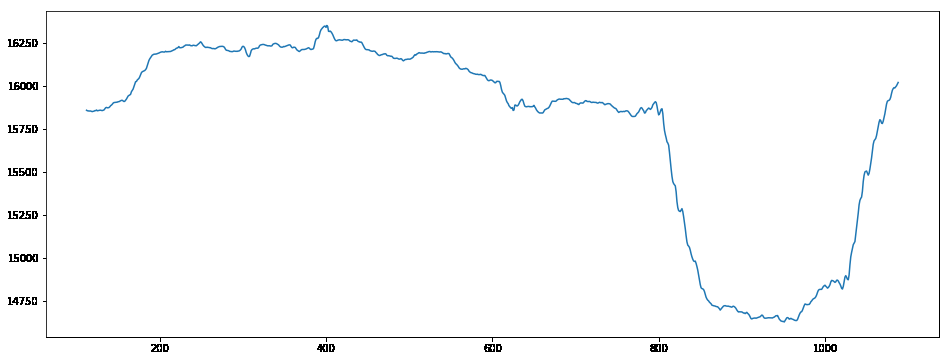
#> input picture Image similarity check/Taxi/asap_taxi.png, 949 x 361 px, given in place of original_taxi.png, which was not available
$ python imagesimilarity.py   (older library calls are emulated)
#> lines starting #> are read from the running program, lines starting #| are printed output that depends on the picture; pictures that were not available may be replaced by others from this repository, and a replacement may not be noted
#from skimage.measure import structural_similarity as ssi
from skimage.measure import compare_ssim
import matplotlib.pyplot as plt
import numpy as np
import cv2

def mse(imageA, imageB):
    # the 'Mean Squared Error' between the two images is the
    # sum of the squared difference between the two images;
    # NOTE: the two images must have the same dimension
    err = np.sum((imageA.astype("float") - imageB.astype("float")) ** 2)
    err /= float(imageA.shape[0] * imageA.shape[1])

    # return the MSE, the lower the error, the more "similar"
    # the two images are
    return err


import numpy
import math
import cv2
def psnr(img1, img2):
    mse = numpy.mean( (img1 - img2) ** 2 )
    if mse == 0:
        return 100
    PIXEL_MAX = 255.0
    return 20 * math.log10(PIXEL_MAX / math.sqrt(mse))


def compare_images(imageA, imageB, title):
    # compute the mean squared error and structural similarity
    # index for the images
    m = mse(imageA, imageB)
    #m =0
    s = compare_ssim(imageA, imageB)
    d = (1 - s)/2.0
    p = psnr(imageA, imageB)
    # setup the figure
    fig = plt.figure(title)
    plt.suptitle("MSE: %.2f, SSIM: %.2f, DSSIM:  %0.2f, PSNR: %0.2f" % (m, s, d,p))
    # show first image
    ax = fig.add_subplot(1, 2, 1)
    plt.imshow(imageA, cmap = plt.cm.gray)
    plt.axis("off")
    # show the second image
    ax = fig.add_subplot(1, 2, 2)
    plt.imshow(imageB, cmap = plt.cm.gray)
    plt.axis("off")

    # show the images
    plt.show()

fig = plt.figure("Images")

original = cv2.imread("original_taxi.png")
#> original is the input picture: shape (361, 949, 3); mean B, G, R 251.7, 251.3, 250.8
proposed = cv2.imread("win_taxi.png")
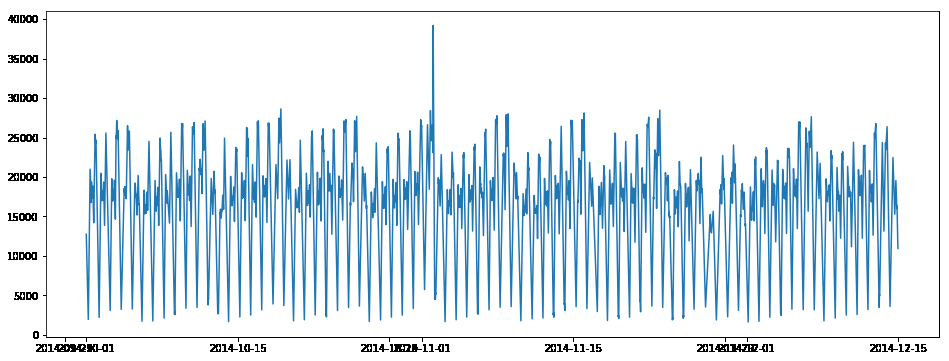
#> input picture Image similarity check/Taxi/win_taxi.png, 949 x 361 px, found by its file name
#> proposed is the input picture: shape (361, 949, 3); mean B, G, R 240.8, 232.6, 220.7
random =  cv2.imread("paa_taxi.png")
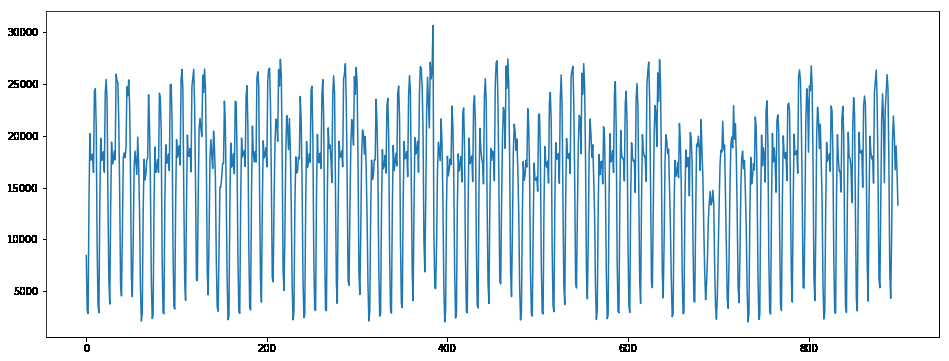
#> input picture Image similarity check/Taxi/paa_taxi.png, 949 x 361 px, found by its file name
#> random is the input picture: shape (361, 949, 3); mean B, G, R 240.7, 231.4, 218

# convert the images to grayscale
original = cv2.cvtColor(original, cv2.COLOR_BGR2GRAY)
#> original: shape (361, 949)
proposed = cv2.cvtColor(proposed, cv2.COLOR_BGR2GRAY)
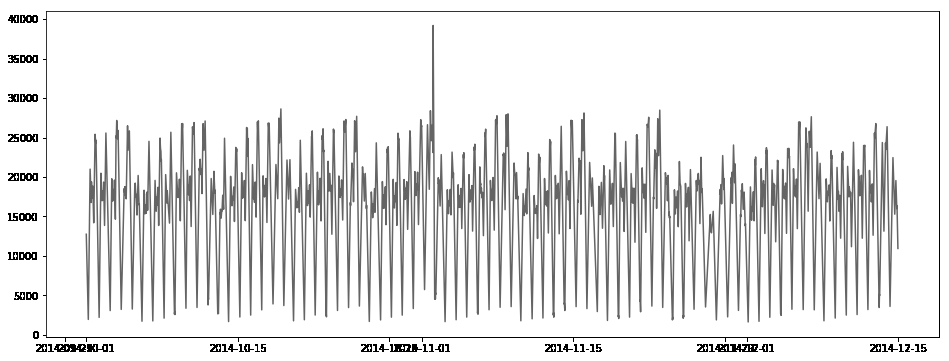
#> proposed: shape (361, 949); min 0, max 255, mean 230
random = cv2.cvtColor(random, cv2.COLOR_BGR2GRAY)
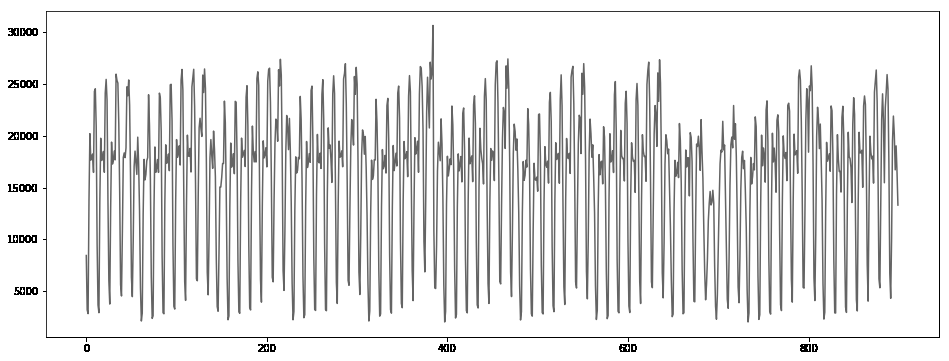
#> random: shape (361, 949); min 0, max 255, mean 228.5

fig = plt.figure("Images")
images = ("Original", original), ("proposed", proposed), ("PAA", random)

# loop over the images
for (i, (name, image)) in enumerate(images):
    # show the image
    ax = fig.add_subplot(1, 3, i + 1)
    ax.set_title(name)
    plt.imshow(image, cmap = plt.cm.gray)
    plt.axis("off")
#> this loop made 3 passes
#> name on passes 1 to 3: 'Original', 'proposed', 'PAA'

# show the figure
plt.show()

# compare the images
compare_images(original, original, "Original vs. Original")
#> in mse, `err = np.sum((imageA.astype("float") - imageB.astype("float")) ** 2)`: err = 0
#> in compare_images, `s = compare_ssim(imageA, imageB)`: s = 1
#> in compare_images, `d = (1 - s)/2.0`: d = 0
#> in compare_images, `p = psnr(imageA, imageB)`: p = 100
compare_images(original, proposed, "Original vs. Proposed")
compare_images(original, random, "Original vs. PAA")
